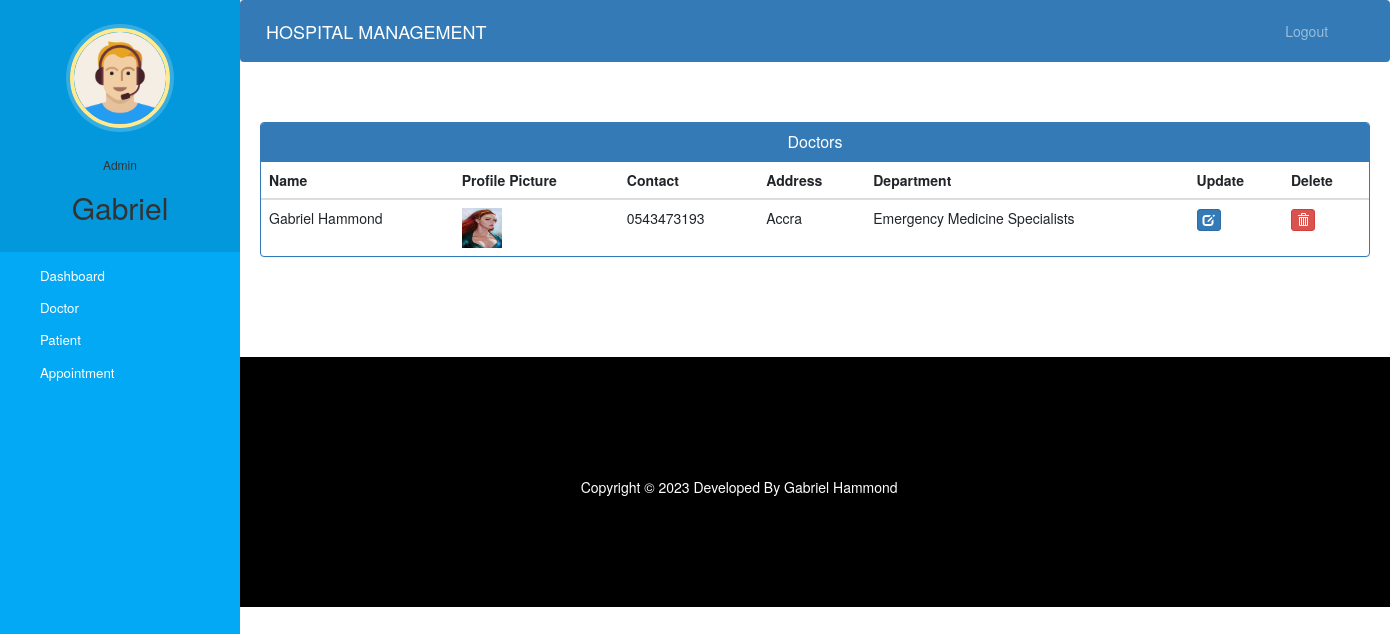
The app's page /admin-view-doctor (signed in) with its own data.
### hospital/models.py (models this page shows, shortened)
class Doctor(models.Model):
    user=models.OneToOneField(User,on_delete=models.CASCADE)
    profile_pic= models.ImageField(upload_to='profile_pic/DoctorProfilePic/',null=True,blank=True)
    address = models.CharField(max_length=40)
    mobile = models.CharField(max_length=20,null=True)
    department= models.CharField(max_length=50,choices=departments,default='Cardiologist')
    status=models.BooleanField(default=False)
    @property
    def get_name(self):
        return self.user.first_name+" "+self.user.last_name

### hospital/views.py (the view)
# urls.py: path('admin-view-doctor', views.admin_view_doctor_view,
@login_required(login_url='adminlogin')
@user_passes_test(is_admin)
def admin_view_doctor_view(request):
    doctors=models.Doctor.objects.all().filter(status=True)
    return render(request,'hospital/admin_view_doctor.html',{'doctors':doctors})

### hospital/views.py (called while the page is built)
def is_admin(user):
    return user.groups.filter(name='ADMIN').exists()

### templates/hospital/admin_view_doctor.html (shortened to what this page needs)
{% extends 'hospital/admin_base.html' %}
{% block content %}
{%load static%}
<head>
  <link href="//netdna.bootstrapcdn.com/bootstrap/3.0.0/css/bootstrap.min.css" rel="stylesheet" id="bootstrap-css">
</head>
<div class="container">
  <div class="panel panel-primary">
    <div class="panel-heading">
      <h6 class="panel-title">Doctors</h6>
    </div>
    <table class="table table-hover" id="dev-table">
      <thead>
        <tr>
          <th>Name</th>
          <th>Profile Picture</th>
          <th>Contact</th>
          <th>Address</th>
          <th>Department</th>
          <th>Update</th>
          <th>Delete</th>
        </tr>
      </thead>
      {% for d in doctors %}
      <tr>
        <td> {{d.get_name}}</td>
        <td> <img src="{% static d.profile_pic.url %}" alt="Profile Pic" height="40px" width="40px" /></td>
        <td>{{d.mobile}}</td>
        <td>{{d.address}}</td>
        <td>{{d.department}}</td>
        <td><a class="btn btn-primary btn-xs" href="{% url 'update-doctor' d.id  %}"><span class="glyphicon glyphicon-edit"></span></a></td>
        <td><a class="btn btn-danger btn-xs" href="{% url 'delete-doctor-from-hospital' d.id  %}"><span class="glyphicon glyphicon-trash"></span></a></td>
      </tr>
      {% endfor %}
    </table>
  </div>
</div>
{% endblock content %}

### templates/hospital/admin_base.html (shortened to what this page needs)
<!DOCTYPE html>
{% load static %}
<html lang="en">
  <head>
    <link
      rel="stylesheet"
      href="https://stackpath.bootstrapcdn.com/bootstrap/4.3.1/css/bootstrap.min.css"
    />
    <link
      rel="stylesheet"
      href="https://maxcdn.bootstrapcdn.com/font-awesome/4.7.0/css/font-awesome.min.css"
    />
    <link rel="stylesheet" href="{% static '/style.css' %}" />
  </head>
  <body>
    <nav class="menu" tabindex="0">
      <header class="avatar">
        <img src="{% static "images/adminpropic.png" %}" />
        <br /><br />
        <h6>Admin</h6>
        <h2>{{request.user.first_name}}</h2>
      </header>
      <ul>
        <li tabindex="0" class="icon-dashboard">
          <a style="color: white; text-decoration: none" href="/admin-dashboard"
            ><span>Dashboard</span></a
          >
        </li>
        <li tabindex="0" class="icon-customers">
          <a style="color: white; text-decoration: none" href="/admin-doctor"
            ><span>Doctor</span></a
          >
        </li>
        <li tabindex="0" class="icon-users">
          <a style="color: white; text-decoration: none" href="/admin-patient"
            ><span>Patient</span></a
          >
        </li>
        <li tabindex="0" class="icon-calendar">
          <a
            style="color: white; text-decoration: none"
            href="/admin-appointment"
            ><span>Appointment</span></a
          >
        </li>
      </ul>
    </nav>
    <main>
      <div class="bs-example">
        <nav
          class="navbar navbar-expand-md navbar-dark fixed-top"
          style="background: #337ab7"
        >
          <a href="/admin-dashboard" class="navbar-brand"
            >HOSPITAL MANAGEMENT</a
          >
          <div
            class="collapse navbar-collapse justify-content-between"
            id="navbarCollapse"
          >
            <div class="navbar-nav" style="margin-left: 90%">
              <a href="/logout" class="nav-item nav-link">Logout</a>
            </div>
          </div>
        </nav>
      </div>
      <br /><br />
      {% block content %} {% endblock content %}
      <br /><br /><br /><br />
      <footer>
        <br />
        <div class="container">
          <div class="row">
            <div class="col-md-10 col-sm-10">
              <div style="color: #ffffff" class="wow fadeInUp footer-copyright">
                <p>Copyright &copy; 2023 Developed By Gabriel Hammond</p>
              </div>
            </div>
          </div>
        </div>
      </footer>
    </main>
  </body>
</html>

### static/style.css (style rules this page uses)
body { padding-left: 240px; }
main { position: relative; height: 100vh; }
.menu { background: #5bc995; height: 100vh; width: 240px; position: fixed; top: 0px; left: 0; z-index: 5; outline: none; }
.menu .avatar { background: rgba(0, 0, 0, 0.1); padding: 2em 0.5em; text-align: center; }
.menu .avatar img { width: 100px; border-radius: 50%; overflow: hidden; border: 4px solid #ffea92; box-shadow: 0 0 0 4px rgba(255, 255, 255, 0.2); }
.menu .avatar h2 { font-weight: normal; margin-bottom: 0; }
.menu ul { list-style: none; padding: 0.5em 0; margin: 0; }
.menu ul li { padding: 0.5em 1em 0.5em 3em; font-size: 0.95em; font-weight: regular; background-repeat: no-repeat; background-position: left 15px center; background-size: auto 20px; transition: all 0.15s linear; cursor: pointer; }
.menu ul li.icon-dashboard { background-image: url("http://www.entypo.com/images//gauge.svg"); }
.menu ul li.icon-customers { background-image: url("http://www.entypo.com/images//briefcase.svg"); }
.menu ul li.icon-users { background-image: url("http://www.entypo.com/images//users.svg"); }
.menu ul li.icon-calendar { background-image: url("http://www.entypo.com/images//calendar.svg"); }

### templates/hospital/admin_base.html (style rules this page uses)
a:link { text-decoration: none; }
a { color: white; }
footer { padding: 0px 0px 0px 0px; background-color: black; margin: 0px; }
p { text-align: center; }
body { padding-left: 240px; }
main { position: relative; height: 100vh; }
.menu { background: #03a9f4; height: 100vh; width: 240px; position: fixed; top: 0px; left: 0; z-index: 5; outline: none; }
.menu .avatar { background: rgba(0, 0, 0, 0.1); padding: 2em 0.5em; text-align: center; }
.menu .avatar img { width: 100px; border-radius: 50%; overflow: hidden; border: 4px solid #ffea92; box-shadow: 0 0 0 4px rgba(255, 255, 255, 0.2); }
.menu .avatar h2 { font-weight: normal; margin-bottom: 0; }
.menu ul { list-style: none; padding: 0.5em 0; margin: 0; }
.menu ul li { padding: 0.5em 1em 0.5em 3em; font-size: 0.95em; font-weight: regular; background-repeat: no-repeat; background-position: left 15px center; background-size: auto 20px; transition: all 0.15s linear; cursor: pointer; }
.menu ul li.icon-dashboard { background-image: url("http://www.entypo.com/images//gauge.svg"); }
.menu ul li.icon-customers { background-image: url("http://www.entypo.com/images//briefcase.svg"); }
.menu ul li.icon-users { background-image: url("http://www.entypo.com/images//users.svg"); }
.menu ul li.icon-calendar { background-image: url("http://www.entypo.com/images//calendar.svg"); }

### templates/hospital/admin_view_doctor.html (style rules this page uses)
a:link { text-decoration: none; }
h6 { text-align: center; }
.row { margin: 100px; }

### records on screen
Doctor: get_name "Gabriel Hammond", profile_pic (picture), mobile "0543473193", address "Accra", department "Emergency Medicine Specialists"

### other values on screen
{{ request.user.first_name }} "Gabriel"
